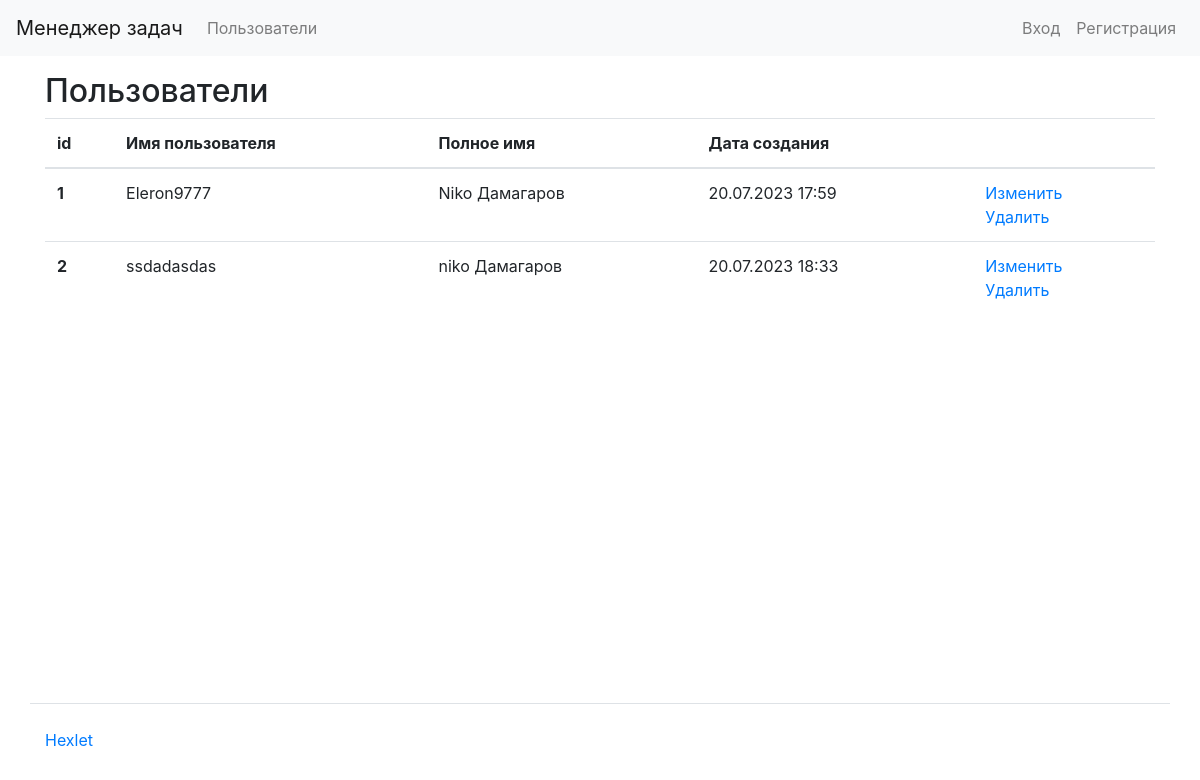
Before: /users/ with the older database file.
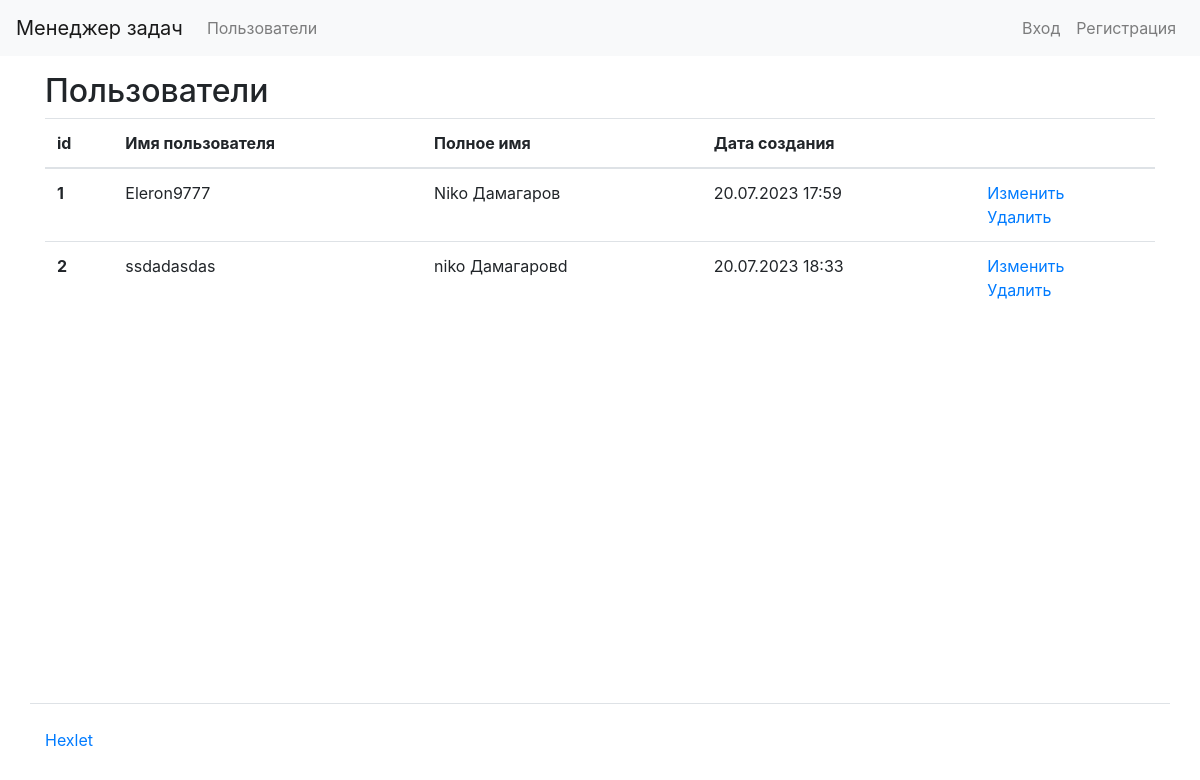
After: the same page with the newer database file.
### task_manager/users/models.py (models this page shows)
class User(AbstractUser):
    def get_absolute_url(self):
        return reverse('users:user_list')

### task_manager/users/views.py (the view)
# urls.py: path('', views.user_list, name='user_list'),
def user_list(request):
    users = get_user_model().objects.all()
    return render(request, 'users/users.html', {'users': users})

### task_manager/templates/users/users.html (shortened to what this page needs)
{% extends "base.html" %}
{% load i18n %}
{% load bootstrap4 %}
{% block content %}
  <h2>Пользователи</h2>
  <table class="table">
    <thead>
      <tr>
        <th scope="col">id</th>
        <th scope="col">Имя пользователя</th>
        <th scope="col">Полное имя</th>
        <th scope="col">Дата создания</th>
        <th scope="col"></th>
      </tr>
    </thead>
    <tbody>
      {% for user in users %}
        <tr>
          <th scope="row">{{ user.id }}</th>
          <td>{{ user.username }}</td>
          <td>{{ user.first_name }} {{ user.last_name }}</td>
          <td>{{ user.date_joined|date:"d.m.Y H:i" }}</td>
          <td>
            <a href="{% url 'users:edit_user' user.id %}">Изменить</a>
            <br>
            <a href="{% url 'users:delete_user' user.id %}">{% trans "Delete" %}</a>
          </td>
        </tr>
      {% empty %}
        <tr>
          <td colspan="6">{% trans "No users found" %}</td>
        </tr>
      {% endfor %}
    </tbody>
  </table>
{% endblock %}

Changed rows visible on the page:
changed User "ssdadasdas": last_name "Дамагаров" → "Дамагаровd"
